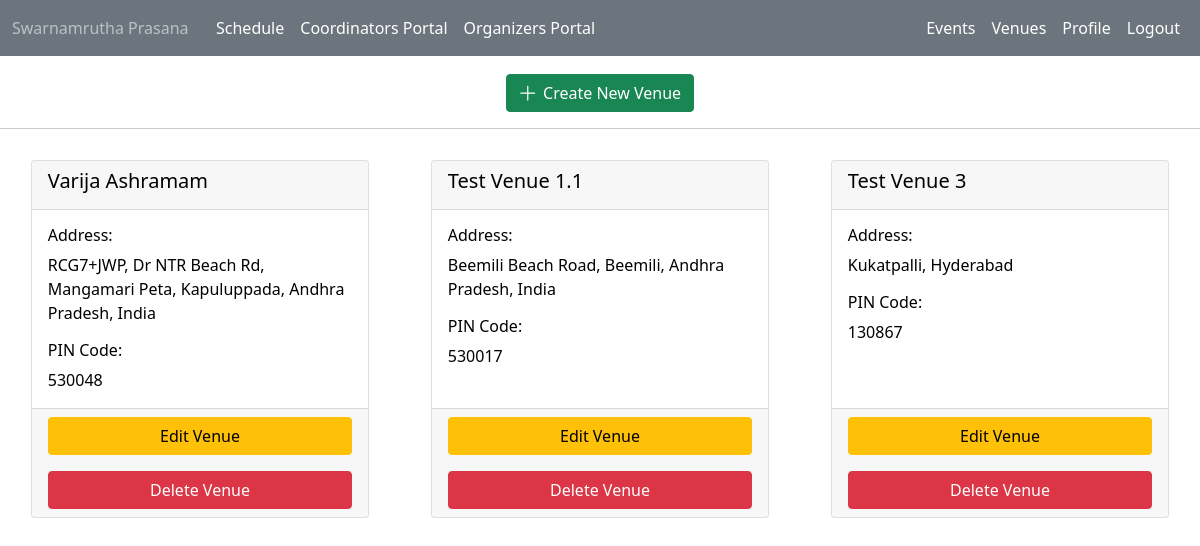
Page /organizers/venues (signed in) on the committed database.
### public/models.py (models this page shows)
class Venue(models.Model):
    name = models.CharField('Venue Name', max_length=120)
    address = models.CharField('Venue Address', max_length=400)
    pincode = models.CharField('Venue Post Code', max_length=6)
    web = models.URLField('Venue Website', max_length=120, blank=True)
    def __str__(self):
        return self.name

### organizers/views.py (the view)
# urls.py: path('venues', views.venues_Base, name="organizerVenues"),
@login_required
@SuperUser
def venues_Base(request):
    venues = Venue.objects.all()
    return render(request, "organizers/venues.html", {
        'venues':venues,
    })

### organizers/views.py (called while the page is built)
def SuperUser(function=None, redirect_field_name=REDIRECT_FIELD_NAME, login_url='coordinatorRedirect'):
    actual_decorator = user_passes_test(
        lambda u: u.is_active and u.is_superuser,
        login_url=login_url,
        redirect_field_name=redirect_field_name
    )
    if function:
        return actual_decorator(function)
    return actual_decorator

### organizers/templates/organizers/venues.html (shortened to what this page needs)
{% extends 'organizers/base.html' %}
{% block content %}
<div class="d-flex justify-content-center" style="width:100%; margin-top: 18px;">
    <a class="btn btn-success"  href="{% url 'newVenue' %}">
        <svg xmlns="http://www.w3.org/2000/svg" width="20" height="20" fill="currentColor" class="bi bi-plus-lg" viewBox="1 1.5 16 16">
            <path fill-rule="evenodd" d="M8 2a.5.5 0 0 1 .5.5v5h5a.5.5 0 0 1 0 1h-5v5a.5.5 0 0 1-1 0v-5h-5a.5.5 0 0 1 0-1h5v-5A.5.5 0 0 1 8 2Z"/>
        </svg>
        Create New Venue
    </a>
</div>
<hr>
<div class="container-fluid">
    <div class="row row-cols-auto">
        {% for venue in venues %}
        <div class="col-md-4" style="margin-top: 15px;">
            <div class="d-flex justify-content-center" style="width:100%; height: 100%;">
                <div class="card" style="width: 90%; height: 100%; color: black;">
                    <div class="card-header">
                        <h5>{{ venue }}</h5>
                    </div>
                    <div class="card-body">
                        <h6>Address:</h6>
                        {{venue.address}}
                        <h6>PIN Code:</h6>
                        {{venue.pincode}}
                    </div>
                    <div class="card-footer">
                        <a href="{% url 'updateVenue' venue.id %}" class="btn btn-warning" style="width:100%;">Edit Venue</a>
                        <a href="{% url 'deleteVenue' venue.id %}" class="btn btn-danger" style="width:100%;">Delete Venue</a>
                    </div>
                </div>
            </div>
        </div>
        {% endfor %}
</div>
{% endblock content %}

### rows in the picture
Venue: name "Varija Ashramam", address "RCG7+JWP, Dr NTR Beach Rd, Mangamari Peta, Kapuluppada, Andhra Pradesh, India", pincode "530048"
Venue: name "Test Venue 1.1", address "Beemili Beach Road, Beemili, Andhra Pradesh, India", pincode "530017"
Venue: name "Test Venue 3", address "Kukatpalli, Hyderabad", pincode "130867"
